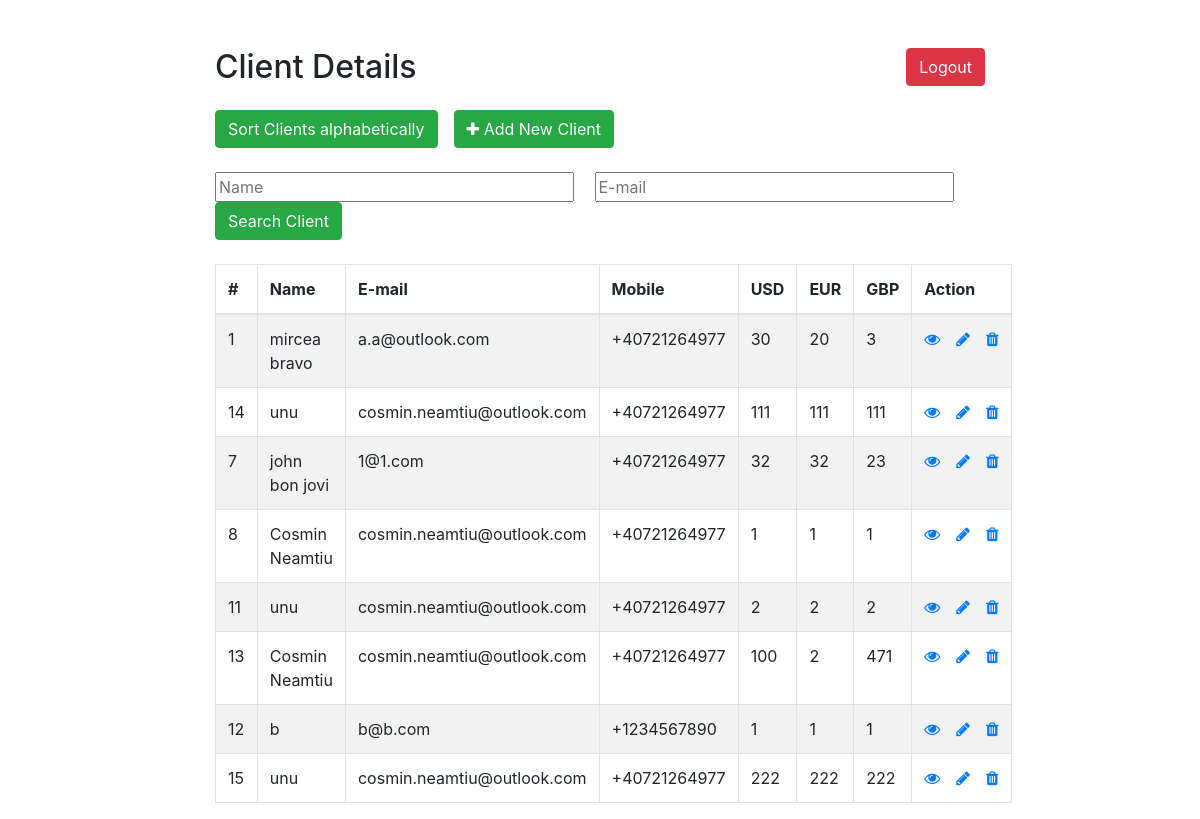
Page /admin_panel.php on the committed database.
### tables this page shows
CREATE TABLE `users` (
  `uid` bigint(20) NOT NULL,
  `name` varchar(255) NOT NULL,
  `email` varchar(255) NOT NULL,
  `mobile` varchar(255) NOT NULL,
  `password` varchar(255) NOT NULL,
  `USD` int(11) DEFAULT 0,
  `EUR` int(11) DEFAULT 0,
  `GBP` int(11) DEFAULT NULL,
  `admin` varchar(30) DEFAULT NULL
);

### admin_panel.php (the view, shortened to what this page needs)
<!DOCTYPE html>
<html lang="en">
<head>
    <link rel="stylesheet" href="https://stackpath.bootstrapcdn.com/bootstrap/4.5.2/css/bootstrap.min.css">
    <link rel="stylesheet" href="https://maxcdn.bootstrapcdn.com/font-awesome/4.7.0/css/font-awesome.min.css">
</head>
<body>
    <div class="wrapper">
        <div class="container-fluid">
            <div class="row">
                <div class="col-md-12">
                    <div class="mt-5 mb-3 clearfix">
                        <h2 class="pull-left">Client Details</h2>
                        <a href="logout.php" class="btn btn-danger pull-right">Logout</a>
                    </div>
                    <div class="btn-toolbar">
                        <a href="clients_sorted.php" class="btn mr-3 btn-success pull-right"> Sort Clients alphabetically</a>
                        <a href="create.php" class="btn btn-success pull-right"><i class="fa fa-plus"></i> Add New Client</a>
                    </div>
                    <br>
                    <div class="btn-toolbar">
                        <form action="" method="POST">
                            <input type = "text" name="name_input" SIZE="30" placeholder="Name" class=" mr-3 hintTextbox">
                            <input type = "text" name="email_input" SIZE="30" placeholder="E-mail" class=" mr-3 hintTextbox">
                            <button type="submit" class="btn btn-success">Search Client</button>
                        </form>
                    </div>
                    <br>
                    <?php
                    require_once "config.php";
                    if(empty(trim($_SESSION["the_email_input"])) and empty(trim($_SESSION["the_name_input"]))){
                        $sql = "SELECT * FROM users";
                        $stmt = $mysqli->prepare($sql);
                    }
                    elseif(empty(trim($_SESSION["the_email_input"])) and !empty(trim($_SESSION["the_name_input"]))){
                        $sql = "SELECT * FROM users WHERE name = ?";
                        $stmt = $mysqli->prepare($sql);
                        $stmt->bind_param("s", $_SESSION["the_name_input"]);
                    }
                    elseif(!empty(trim($_SESSION["the_email_input"])) and empty(trim($_SESSION["the_name_input"]))){
                        $sql = "SELECT * FROM users WHERE email = ?";
                        $stmt = $mysqli->prepare($sql);
                        $stmt->bind_param("s", $_SESSION["the_email_input"]);
                    }
                    else{
                        $sql = "SELECT * FROM users WHERE name = ? AND email = ?";
                        $stmt = $mysqli->prepare($sql);
                        $stmt->bind_param("ss", $_SESSION["the_name_input"], $_SESSION["the_email_input"]);
                    }
                    $stmt->execute();
                    if($result = $stmt->get_result()){
                        if($result->num_rows > 0){
                            echo '<table class="table table-bordered table-striped">';
                                echo "<thead>";
                                    echo "<tr>";
                                        echo "<th>#</th>";
                                        echo "<th>Name</th>";
                                        echo "<th>E-mail</th>";
                                        echo "<th>Mobile</th>";
                                        echo "<th>USD</th>";
                                        echo "<th>EUR</th>";
                                        echo "<th>GBP</th>";
                                        echo "<th>Action</th>";
                                    echo "</tr>";
                                echo "</thead>";
                                echo "<tbody>";
                                while($row = $result->fetch_assoc()){
                                    echo "<tr>";
                                        echo "<td>" . $row['uid'] . "</td>";
                                        echo "<td>" . $row['name'] . "</td>";
                                        echo "<td>" . $row['email'] . "</td>";
                                        echo "<td>" . $row['mobile'] . "</td>";
                                        echo "<td>" . $row['USD'] . "</td>";
                                        echo "<td>" . $row['EUR'] . "</td>";
                                        echo "<td>" . $row['GBP'] . "</td>";
                                        echo "<td>";
                                            echo '<a href="read.php?id='. $row['uid'] .'" class="mr-3" title="View Record" data-toggle="tooltip"><span class="fa fa-eye"></span></a>';
                                            echo '<a href="update.php?id='. $row['uid'] .'" class="mr-3" title="Update Record" data-toggle="tooltip"><span class="fa fa-pencil"></span></a>';
                                            echo '<a href="delete.php?id='. $row['uid'] .'" title="Delete Record" data-toggle="tooltip"><span class="fa fa-trash"></span></a>';
                                        echo "</td>";
                                    echo "</tr>";
                                }
                                echo "</tbody>";
                            echo "</table>";
                        } else{
                            echo '<div class="alert alert-danger"><em>No records were found.</em></div>';
                        }
                    } else{
                        echo "Oops! Something went wrong. Please try again later.";
                    }
                    ?>
                </div>
            </div>
        </div>
    </div>
</body>
</html>

### admin_panel.php (style rules this page uses)
.wrapper { width: 800px; margin: 0 auto; }
table tr td:last-child { white-space: nowrap; width: 240px; }

### rows in the picture
users: uid "1", name "mircea bravo", email "a.a@outlook.com", mobile "+40721264977", USD "30", EUR "20", GBP "3"
users: uid "14", name "unu", email "cosmin.neamtiu@outlook.com", mobile "+40721264977", USD "111", EUR "111", GBP "111"
users: uid "7", name "john bon jovi", email "1@1.com", mobile "+40721264977", USD "32", EUR "32", GBP "23"
users: uid "8", name "Cosmin Neamtiu", email "cosmin.neamtiu@outlook.com", mobile "+40721264977", USD "1", EUR "1", GBP "1"
users: uid "11", name "unu", email "cosmin.neamtiu@outlook.com", mobile "+40721264977", USD "2", EUR "2", GBP "2"
users: uid "13", name "Cosmin Neamtiu", email "cosmin.neamtiu@outlook.com", mobile "+40721264977", USD "100", EUR "2", GBP "471"
users: uid "12", name "b", email "b@b.com", mobile "+1234567890", USD "1", EUR "1", GBP "1"
users: uid "15", name "unu", email "cosmin.neamtiu@outlook.com", mobile "+40721264977", USD "222", EUR "222", GBP "222"
